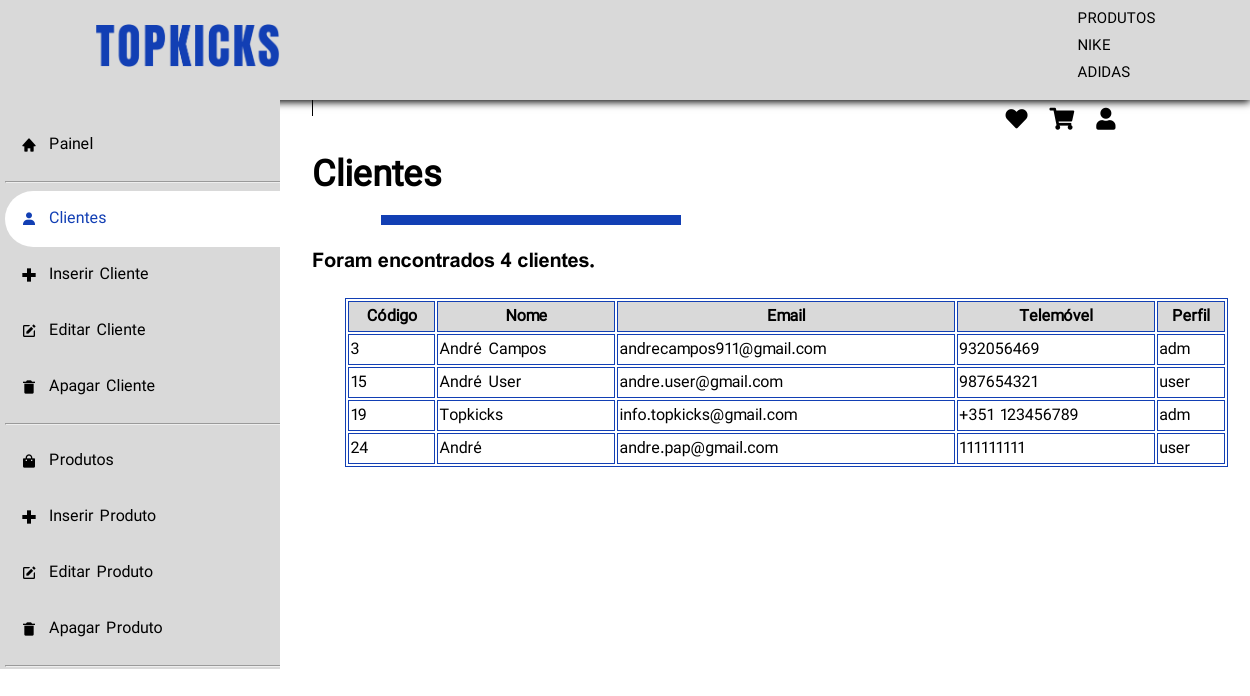
Page /account/admin/listarCliente.php (signed in) on the committed database.
### tables this page shows
CREATE TABLE `clientes` (
  `codcliente` int(200) NOT NULL,
  `nome` varchar(100) NOT NULL,
  `email` varchar(100) NOT NULL,
  `telemovel` varchar(50) NOT NULL,
  `password` varchar(50) NOT NULL,
  `perfil` varchar(30) NOT NULL DEFAULT 'user'
);

### account/admin/listarCliente.php (the view, shortened to what this page needs)
<!DOCTYPE html>
<html lang="en">
<head>
    <link rel="stylesheet" href="../../css/main.css">
    <link rel="stylesheet" href="https://cdn.jsdelivr.net/npm/bootstrap@4.3.1/dist/css/bootstrap.min.css"integrity="sha384-ggOyR0iXCbMQv3Xipma34MD+dH/1fQ784/j6cY/iJTQUOhcWr7x9JvoRxT2MZw1T"crossorigin="anonymous">
    <link rel="stylesheet" href="https://cdnjs.cloudflare.com/ajax/libs/font-awesome/5.15.3/css/all.min.css"integrity="sha512-..." />
    <link href='https://unpkg.com/boxicons@2.1.4/css/boxicons.min.css' rel='stylesheet'>
</head>
<body>
    <nav class="navbar navbar-expand-lg index-navbar fixed-top" id='menu-bar'>
        <a class="navbar-brand logo" href="../../index.php">
            <img src="../../images/logo.png" class="logo_img" alt="">
        </a>
        <button class="navbar-toggler" type="button" data-toggle="collapse" data-target="#navbarNav"
            aria-controls="navbarNav" aria-expanded="false" aria-label="Toggle navigation"
            style="background-color: transparent;">
        </button>
        <div class="collapse navbar-collapse" id="navbarNav">
            <ul class="navbar-nav text-dark mx-auto pl-md-5">
                <li class="nav-item pt-3 pt-md-0">
                </li>
                <li class="nav-item">
                    <a class="nav-link" href="../../products/produtos.php">PRODUTOS</a>
                </li>
                <li class="nav-item">
                    <a class="nav-link" href="../../products/nike.php">NIKE</a>
                </li>
                <li class="nav-item">
                    <a class="nav-link" href="../../products/adidas.php">ADIDAS</a>
                </li>
            </ul>
            <div class="icons pt-3 pt-md-0 ml-auto">
                <a href='../../products/favoritos.php' class='fa fa-heart'></a>
                <a href="../../products/carrinho.php"><i class="fa fa-shopping-cart"></i></a>
                <?php
                if (isset($_SESSION['perfil'])) {
                    $userType = $_SESSION['perfil'];
                    if ($userType === 'user') {
                        echo '<a href="../editarPerfil.php"><i class="fa fa-user"></i></a>';
                    } elseif ($userType === 'adm') {
                        echo '<a href="../areaAdmin.php"><i class="fa fa-user"></i></a>';
                    }
                } else {
                    echo '<a href="../login.php"><i class="fa fa-user"></i></a>';
                }
                ?>
            </div>
        </div>
    </nav>
    <section id="sidebar">
        <ul class="side-menu pl-0">
            <li>
                <a href="../areaAdmin.php">
                    <i class='bx bxs-home'></i>
                    <span class="text pt-md-1">Painel</span>
                </a>
            </li>
            <hr>
            <li class='mt-md-3 active'>
                <a href="listarCliente.php">
                    <i class='bx bxs-user'></i>
                    <span class="text pt-md-1">Clientes</span>
                </a>
            </li>
            <li>
                <a href="inserirCliente.php">
                    <i class='bx bx-plus-medical'></i>
                    <span class="text pt-md-1">Inserir Cliente</span>
                </a>
            </li>
            <li>
                <a href="editarCliente.php">
                    <i class='bx bxs-edit'></i>
                    <span class="text pt-md-1">Editar Cliente</span>
                </a>
            </li>
            <li>
                <a href="apagarCliente.php">
                    <i class='bx bxs-trash-alt'></i>
                    <span class="text pt-md-1">Apagar Cliente</span>
                </a>
            </li>
            <hr>
            <li class='mt-md-3'>
                <a href="listarProdutos.php">
                    <i class='bx bxs-shopping-bag'></i>
                    <span class="text pt-md-1">Produtos</span>
                </a>
            </li>
            <li>
                <a href="inserirProduto.php">
                    <i class='bx bx-plus-medical'></i>
                    <span class="text pt-md-1">Inserir Produto</span>
                </a>
            </li>
            <li>
                <a href="editarProduto.php">
                    <i class='bx bxs-edit'></i>
                    <span class="text pt-md-1">Editar Produto</span>
                </a>
            </li>
            <li>
                <a href="apagarProduto.php">
                    <i class='bx bxs-trash-alt'></i>
                    <span class="text pt-md-1">Apagar Produto</span>
                </a>
            </li>
            <hr>
        </ul>
    </section>
    <?php
        include("../../config.php");
        $consultaClientes = "SELECT * FROM clientes";
        $resultadoClientes = mysqli_query($liga, $consultaClientes);
        $nClientes=mysqli_num_rows($resultadoClientes);
        echo "<section id='content' class='mt-md-5'>";
        echo "<main>";
        echo "<div class='head-title'>";
        echo "<div class='left'>";
        echo "<div class='d-flex align-items-center'>";
        echo "<h1 class='mt-md-3'>Clientes</h1>";
        echo "</div>";
        echo "</div>";
        echo "</div>";
        echo "<div class='horizontal_line mb-md-2 ml-md-0'></div>";
        echo "<h3 class='mt-md-4 text-right' style='margin-right: 7.3%; font-family: iran_sans_bold;'>Foram encontrados $nClientes clientes.</h3>";
        echo "<table style='width:92.5%' class='ml-md-0 text-center'>";
        echo "<tr>";
        echo "<th>Código</th>";
        echo "<th>Nome</th>";
        echo "<th>Email</th>";
        echo "<th>Telemóvel</th>";
        echo "<th>Perfil</th>";
        echo "</tr>";
        for ($i = 0; $i < $nClientes; $i++) {
            $registo = mysqli_fetch_assoc($resultadoClientes);
            echo "<tr>";
            echo "<td>" . $registo['codcliente'] . "</td>";
            echo "<td>" . $registo['nome'] . "</td>";
            echo "<td>" . $registo['email'] . "</td>";
            echo "<td>" . $registo['telemovel'] . "</td>";
            echo "<td>" . $registo['perfil'] . "</td>";
            echo "</tr>";
        }
    ?>
</body>
</html>

### css/main.css (style rules this page uses)
* { text-decoration: none; transition: 0.1s; }
html { scroll-behavior: smooth; }
body { scrollbar-color: transparent transparent; }
.navbar { font-family:iran_sans_light; text-transform: uppercase; position: fixed; top: 0; left: 0; right: 0; z-index: 1000; background: #d9d9d9; padding: 1rem 5% !important; display: flex; align-items: center; justify-content: space-between; box-shadow: 0 2px 8px black; height: 68px; }
.logo_img { width: 185px; }
@media (min-width: 992px) { .logo_img { margin-left: 2rem; } }
@media (min-width: 992px) { nav .nav-item a { margin: 0 2rem; } }
nav .nav-item a { font-size: 15px; color: #000; }
nav .icons a { font-size: 22px; color: #000; margin-right: 1rem !important; }
.icons { margin-right: 2.6rem; }
table, th, td { border: 1px solid #123fb4; margin: 0 3.5%; }
h3 { font-size: 20px !important; }
button { border: none; background-color: transparent; margin-top: 5px; cursor: pointer; margin-left: 3rem !important; }
.horizontal_line { border-top: 10px solid #123fb4; margin-left: 7.2%; width: 300px; }
li { list-style: none; }
#sidebar { position: fixed; top: 68.6px; left: 0; width: 280px; height: 600px; background-color: #d9d9d9; z-index: 2000; font-family: iran_sans_light; transition: .3s ease; overflow-x: hidden; scrollbar-width: none; margin: 0; padding: 0; box-sizing: border-box; }
#sidebar .side-menu { width: 100%; margin-top: 48px; padding-left: 5px; }
#sidebar .side-menu li { height: 48px; background: transparent; border-radius: 48px 0 0 48px; padding: 4px; }
#sidebar .side-menu li.active { background-color: white; position: relative; }
#sidebar .side-menu li.active::before { content: ''; position: absolute; width: 40px; height: 40px; border-radius: 50%; top: -40px; right: 0; z-index: -1; }
#sidebar .side-menu li.active::after { content: ''; position: absolute; width: 40px; height: 40px; border-radius: 50%; bottom: -40px; right: 0; z-index: -1; }
#sidebar .side-menu li a { width: 100%; height: 100%; display: flex; align-items: center; border-radius: 48px; font-size: 16px; color: black; white-space: nowrap; overflow-x: hidden; }
#sidebar .side-menu li.active a { color: #123fb4; }
#sidebar .side-menu li a .bx { min-width: calc(60px - ((4px + 6px) * 2)); display: flex; justify-content: center; }
#content { position: relative; width: calc(100% - 280px); left: 280px; transition: .3s ease; }
#content main { width: 100%; padding: 36px 24px; font-family: iran_sans_light; max-height: calc(100vh - 56px); overflow-y: auto; }
#content main .head-title { display: flex; align-items: center; justify-content: space-between; grid-gap: 16px; flex-wrap: wrap; }
#content main .head-title .left h1 { font-size: 36px; font-weight: 600; margin-bottom: 10px; color: black; }
#content main table tr th:nth-child(1),#content main table tr th:nth-child(2),#content main table tr th:nth-child(3),#content main table tr th:nth-child(4),#content main table tr th:nth-child(5),#content main table tr th:nth-child(6) { background-color: #d9d9d9; }

### account/admin/listarCliente.php (style rules this page uses)
#sidebar .side-menu li a { text-decoration: none; }

### rows in the picture
clientes: codcliente "3", nome "André Campos", email "andrecampos911@gmail.com", telemovel "932056469", perfil "adm"
clientes: codcliente "15", nome "André User", email "andre.user@gmail.com", telemovel "987654321", perfil "user"
clientes: codcliente "19", nome "Topkicks", email "info.topkicks@gmail.com", telemovel "+351 123456789", perfil "adm"
clientes: codcliente "24", nome "André", email "andre.pap@gmail.com", telemovel "111111111", perfil "user"

### other values in the picture
$nClientes "4"
